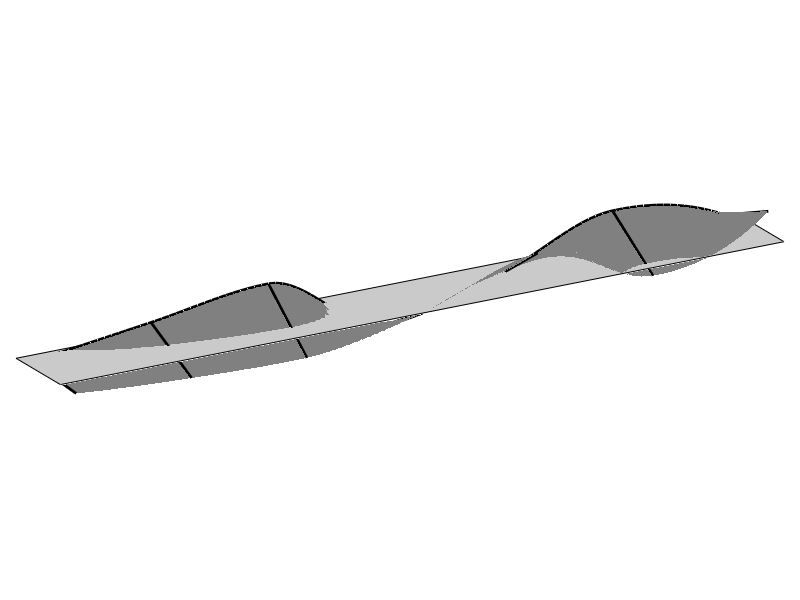

This chart was generated by the following MATLAB code:
function fig = shapePontsMarne(plateDim, sensorsPos, sensorsDir, shape, figTitle)
%COMPLEXSHAPEPLOTDEFAULT Summary of this function goes here
%   Detailed explanation goes here

displayChannelNb = false;
horizontalInterp = 'quad'; % 'none' 'lin', 'quad';
shapeCoeff = 0.1;


if nargin < 4
    warning('shape mising');
    
    L = 74 + 2*(0.51+0.125);
    l = 8 + 2*0;
    D = 12;
    plateDim = [L, l];
    sensorsPos = [L/2-2*D, 0;L/2-1*D, 0;L/2, 0;L/2+1*D, 0;L/2+2*D, 0;L/2+3*D, 0;L/2-3*D, l;L/2-2*D, l;L/2-1*D, l;L/2, l;L/2+1*D, l;L/2+2*D, l;L/2+3*D, l;L/2-3*D, 0;L/2, 0];
    sensorsDir = [0, 0, 1;0, 0, 1;0, 0, 1;0, 0, 1;0, 0, 1;0, 0, 1;0, 0, 1;0, 0, 1;0, 0, 1;0, 0, 1;0, 0, 1;0, 0, 1;0, 0, 1;0, 0, 1;0, 1, 0];
    shape = randn(1, 15);
    shape = shape / norm(shape);
end

if nargin < 5
    figTitle = '';
end

if any(~isreal(shape))
    error(' ');
end


if length(shape) ~= size(sensorsPos, 1)
    warning(sprintf('Mode shape dimensions: %u (%u expected)', [length(shape), size(sensorsPos, 1)]));
end

if size(shape, 1) == 1
    shape = shape.';
end


% shape = shapeCoeff*shape;
shape = shapeCoeff * max(plateDim)/(max(shape) - min(shape)) * shape;


%% mise en forme surface

indSensVert = sensorsDir(:, 3) == 1; % capteurs verticaux
indSensHor = find(sensorsDir(:, 2) == 1); % capteur horizontal

indSensLeft = find(indSensVert & sensorsPos(:, 2) <= mean(sensorsPos(indSensVert, 2))); % capteurs verticaux amont
indSensRight = find(indSensVert & sensorsPos(:, 2) > mean(sensorsPos(indSensVert, 2))); % capteurs verticaux aval

[~, I] = sort(sensorsPos(indSensLeft, 1)); % tri croissant
% sensorsPos(indSensLeft, 1) = sensorsPos(indSensLeft(I), 1);
indSensLeft = indSensLeft(I);
[~, I] = sort(sensorsPos(indSensRight, 1)); % tri croissant
% sensorsPos(indSensRight, 1) = sensorsPos(indSensRight(I), 1);
indSensRight = indSensRight(I);

posSensX = [sensorsPos(indSensLeft, 1), sensorsPos(indSensRight, 1)];
posSensY = [sensorsPos(indSensLeft, 2), sensorsPos(indSensRight, 2)];


%% interpolation deplacement horizontal

switch horizontalInterp
    case 'none'
        horInterpFunc = @(X) zeros(size(X));
    case 'lin'
        L = plateDim(1);
        x0 = sensorsPos(indSensHor, 1);
        y0 = shape(indSensHor);
        horInterpFunc = @(X) y0/x0 * X .* (X<=x0) - y0/(L-x0) * (X-L) .* (X>x0);
    case 'quad'
        L = plateDim(1);
        x0 = sensorsPos(indSensHor, 1);
        y0 = shape(indSensHor);
        coeffA = y0/(x0^2-L*x0);
        coeffB = -L*coeffA;
        horInterpFunc = @(X) coeffA*X.^2 + coeffB*X;
end

%% calcul surface

posSensZ = [shape(indSensLeft), shape(indSensRight)];

posSensY = posSensY + horInterpFunc(posSensX);

%% interpolation

n_interp = 100;
posSensXinterp = [linspace(posSensX(1, 1), posSensX(end, 1), n_interp).', linspace(posSensX(1, 2), posSensX(end, 2), n_interp).'];
posSensYinterp = nan(size(posSensXinterp));
posSensZinterp = nan(size(posSensXinterp));
for c = 1:2
    posSensYinterp(:, c) = interp1(posSensX(:, c), posSensY(:, c), posSensXinterp(:, c), 'pchip');
    posSensZinterp(:, c) = interp1(posSensX(:, c), posSensZ(:, c), posSensXinterp(:, c), 'pchip');
end


%% plot
n = length(shape);

fig = figure('Name', figTitle);
set(fig, 'Position', get(fig, 'Position') .* [1 1 1.2 0.9]);
ax = axes(fig);
hold(ax, 'on');
% legend(ax, 'AutoUpdate' ,'off');

% plate
Xplate = [0, 0; plateDim(1), plateDim(1)];
Yplate = [0, plateDim(2); 0, plateDim(2)];
Zplate = zeros(2);

surf(ax, Xplate, Yplate, Zplate, 'EdgeColor', 'black', 'FaceColor', 0.3*[1 1 1], 'FaceAlpha', 0.3);


% dof
% surf(ax, posSensX, posSensY, posSensZ, 'EdgeColor', 'black', 'FaceColor', 0.5*[1 1 1],...
%     'FaceAlpha', 0., 'FaceLighting', 'gouraud', 'LineWidth', 2);
surf(ax, posSensXinterp, posSensYinterp, posSensZinterp, 'EdgeColor', 'none', 'FaceColor', 0.5*[1 1 1],...
    'FaceAlpha', 1, 'FaceLighting', 'gouraud', 'LineWidth', 2);
for c = 1:2
    plot3(ax, posSensXinterp(:, c), posSensYinterp(:, c), posSensZinterp(:, c), 'k', 'LineWidth', 2);
end
for l = 1:size(posSensX, 1)
    plot3(ax, posSensX(l, :), posSensY(l, :), posSensZ(l, :), 'k', 'LineWidth', 2);
end


% dof
for k = 1:n
    X = sensorsPos(k, 1) * [1 1];
    Y = sensorsPos(k, 2) * [1 1];
    Z = [0 0];
    X = X + shape(k) * [0, sensorsDir(k, 1)];
    Y = Y + shape(k) * [0, sensorsDir(k, 2)];
    Z = Z + shape(k) * [0, sensorsDir(k, 3)];
    
    dofColor = 0.8 * [1 0 0];
    
%     mArrow3(ax, [X(1), Y(1), Z(1)], [X(2), Y(2), Z(2)], 'color', dofColor, 'stemWidth', min(plateDim)/20);
    
    if displayChannelNb
        %text(ax, X(2), Y(2), Z(2) + 0.1*sign(shape(k))*max(abs(shape)), ['', num2str(k)]);
        text(ax, X(1), Y(1), Z(1), [' ch', num2str(k)]);
    end
end


% legendNames = {};
% for k = 1:length(shape)
%     legendNames{end+1} = ['dof', num2str(k)];
% end
% 
% legend(ax, legendNames);



view(ax, -30, 20);

daspect(ax, [1 1 1]);
set(ax, 'PositionConstraint', 'innerposition');
set(ax, 'XLim', [0, plateDim(1)]);
set(ax, 'YLim', [0, plateDim(2)]);
set(ax, 'ZLim', max(plateDim)*0.2*[-1 1]);
set(ax, 'Clipping', 'off');
% pbaspect(ax, [plateDim, 0.3*max(plateDim)]);
set(ax,'visible','off');
set(ax, 'InnerPosition', [0.02 0.02 0.96 0.96]);

% lightangle(ax, -70, 40);
% lighting gouraud

end
